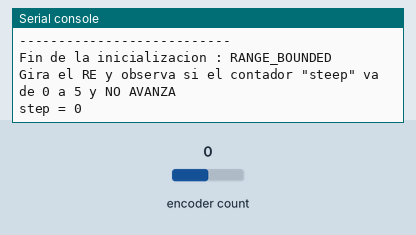
Bench run of a program on a simulated Raspberry Pi Pico running MicroPython. Parts: the last lines printed to the serial console. The inputs (shaded band) are chosen by the test bench; at power-on: encoder count 0.

Above: at 1.2 s.
1.3 s: encoder count set to 1
At 2.3 s:
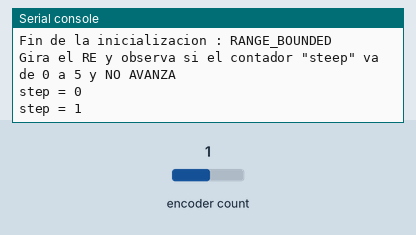
2.8 s: encoder count set to 2
At 3.5 s:
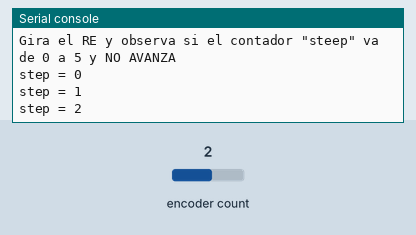

The program:

Rbhwt_RElib_limitPara3.py
```python
# Taller Programación y Robótica en CMM BML – 2024 -2025 - Clase xx
# Programa: basic hw test Rotary Encoder con libreria - Test #3 LIMITE y PARA
# Hardware platform: Pico _ & W / funciona igual sin cambios
# Librerias : micropython-rotary
# Ref librerias: https://github.com/MikeTeachman/micropython-rotary
# Fecha JCSP 2023 02 06
# Licencia : CC BY-NC-SA 4.0

from os import uname
# Informative block - start
p_keyOhw = "Rotary Encoder con libreria - Test #3- RE en pins 16 & 17"
p_project = "Rotary Encoder con libreria - Test #3 - LIMITE y PARA"
p_version = "1.0"
p_library = "micropython-rotary @miketeachman"
print(f"uPython version: {uname()[3]} ")
print(f"uC: {uname()[4]} - Key other HW: {p_keyOhw}")
print(f"Program: {p_project} - Version: {p_version}")
print(f"Key Library: {p_library}")

import time
from rotary_irq_rp2 import RotaryIRQ

# 0- los 2 pines del Rotary Encoder, si el incremento es decremento -> invertir
TRA = 16
TRB = 17

#1- Creacion  del objeto

r = RotaryIRQ(
    pin_num_clk=TRB,
    pin_num_dt=TRA,
    min_val=0,
    max_val=5,
    reverse=False,
    incr=1,
    range_mode=RotaryIRQ.RANGE_BOUNDED,
    # pull_up=True, # si pull up por circuito -> comenta
    half_step=False,
)

print('---------------------------')
print('Fin de la inicializacion : RANGE_BOUNDED')
print('Gira el RE y observa si el contador "steep" va de 0 a 5 y NO AVANZA')

val_old = None
while True:
    val_new = r.value()

    if val_old != val_new:
        val_old = val_new
        print("step =", val_new)

    time.sleep_ms(50)
```

Measured:
- after the input at 1.3 s, the serial console: prints a new line at once (image 1)
- after the input at 2.8 s, the serial console: prints a new line at once (image 2)
